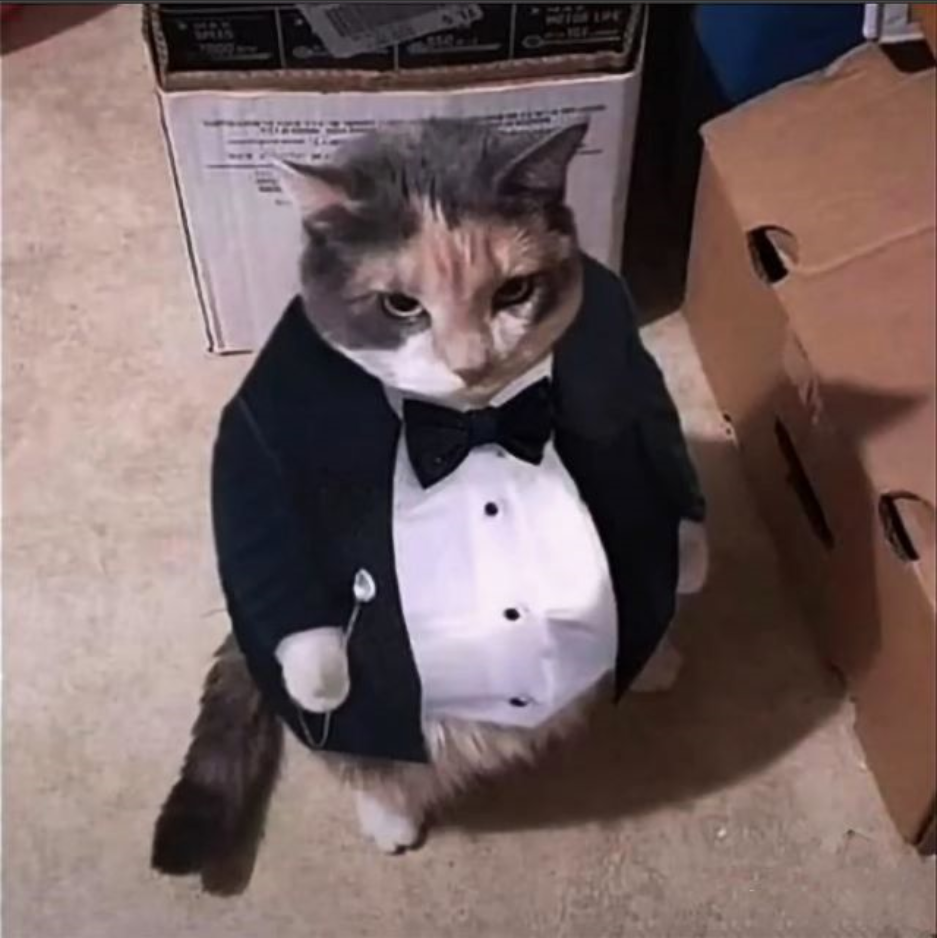
#> input picture semestre-5/Procesamiento digital de images/img/profile.png, 937 x 938 px
$ python clase.py
#> lines starting #> are read from the running program, lines starting #| are printed output that depends on the picture
### semestre-5/Procesamiento digital de images/helpers/functions.py
import copy
import numpy as np
import cv2
import matplotlib.pyplot as plt

# [4 lines left out: function render, not called in this run]

def information(img):
    print("size:",img.shape)
    print("max:",np.max(img))
    print("min:", np.min(img))

# [90 lines left out: functions segmentation, clear_img, render_with_lines, get_coordinates_of_color, create_border_of_color, draw_border and 1 more, not called in this run]

### semestre-5/Procesamiento digital de images/clase3/clase.py
import numpy as np
import cv2
import matplotlib.pyplot as plt
from helpers.functions import information


def get_greather_pixel(value):
    return np.max(value)

def convert_to_gray(values,img):
    average = np.average(values) / 100
    new_img = average * img
    return new_img


cat_img = cv2.imread("../img/profile.png")
#> cat_img is the input picture: shape (938, 937, 3); mean B, G, R 98.7, 99.8, 117.9
cat_img_channel = cat_img[:,:,(2,1,0)]

R=cat_img_channel[:,:,0]
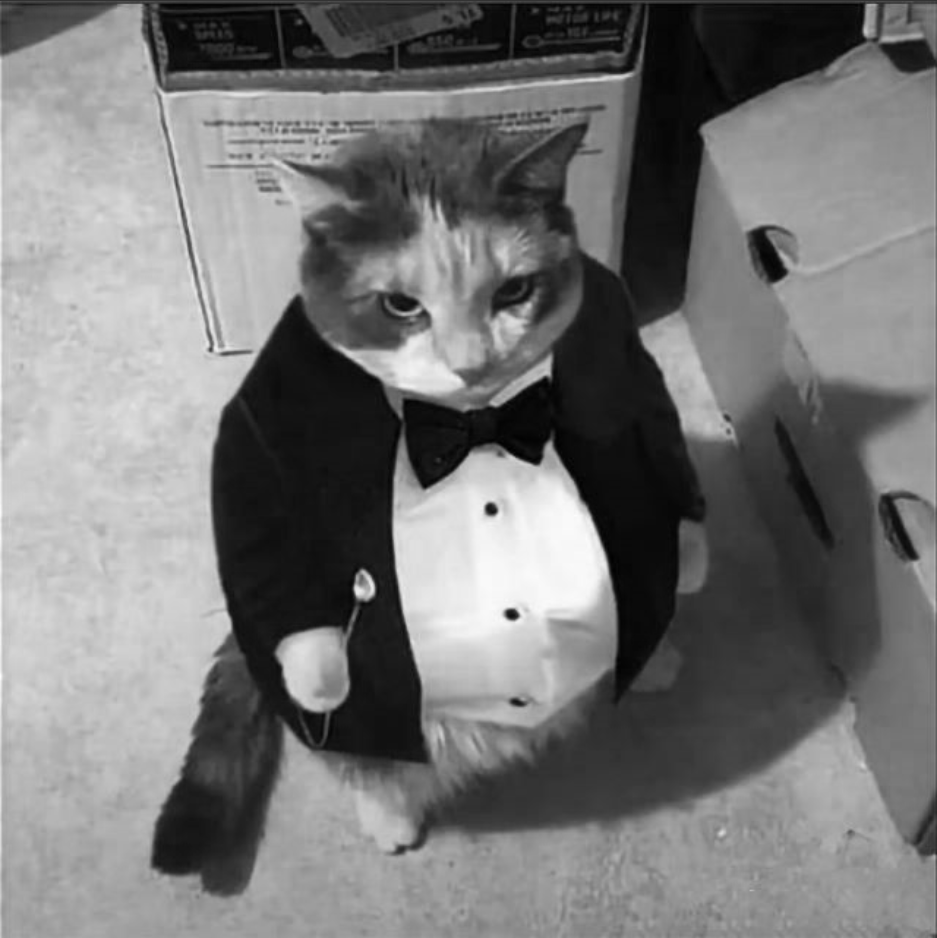
#> R: shape (938, 937); min 0, max 254, mean 117.9
G=cat_img_channel[:,:,1]
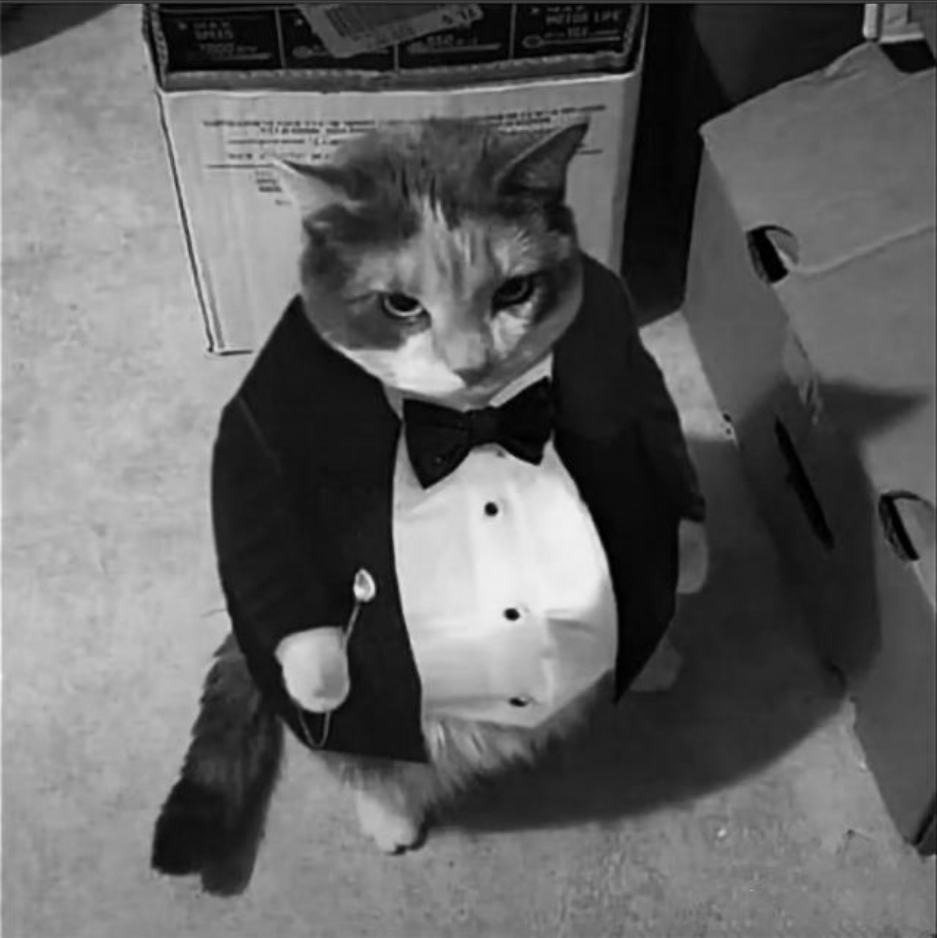
#> G: shape (938, 937); min 0, max 249, mean 99.8
B=cat_img_channel[:,:,2]
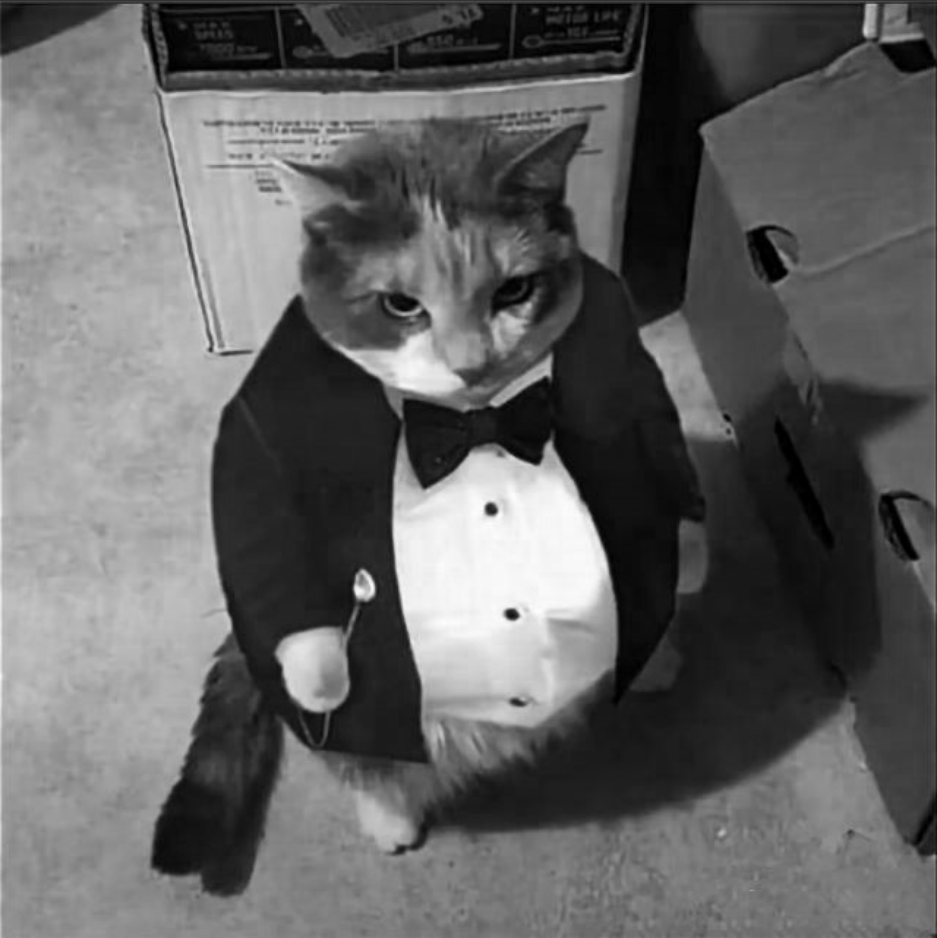
#> B: shape (938, 937); min 0, max 253, mean 98.7

information(R)
#| size: (938, 937)
#| max: 254
#| min: 0
information(G)
#| size: (938, 937)
#| max: 249
#| min: 0
information(B)
#| size: (938, 937)
#| max: 253
#| min: 0


img_gray = convert_to_gray([get_greather_pixel(R),get_greather_pixel(G),get_greather_pixel(B)],cat_img)
#> in convert_to_gray, `average = np.average(values) / 100`: average = 2.52

#RGB = np.concatenate((R,G,B), axis=1)
plt.imshow(img_gray, cmap="gray")
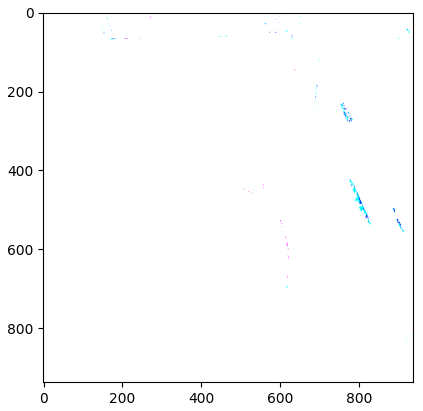
#> figure drawn by matplotlib, 1 panel; B, G, R data is drawn as R, G, B

$ run again, with semestre-5/Procesamiento digital de images/img/frutos_rojos.png copied over semestre-5/Procesamiento digital de images/img/profile.png
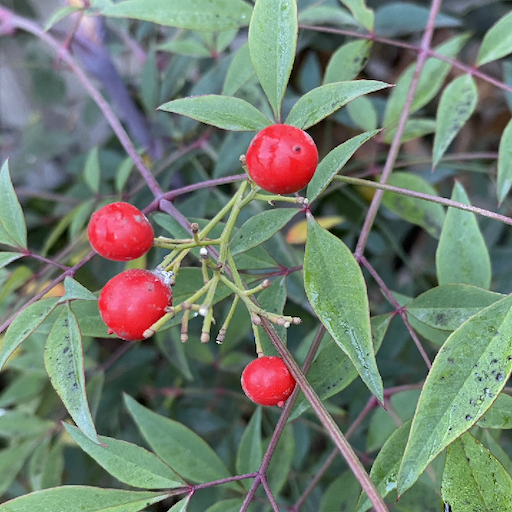
#> input picture semestre-5/Procesamiento digital de images/img/frutos_rojos.png, 512 x 512 px
#> cat_img is the input picture: shape (512, 512, 3); mean B, G, R 111.7, 125.1, 112.8
#> `B=cat_img_channel[:,:,2]`:
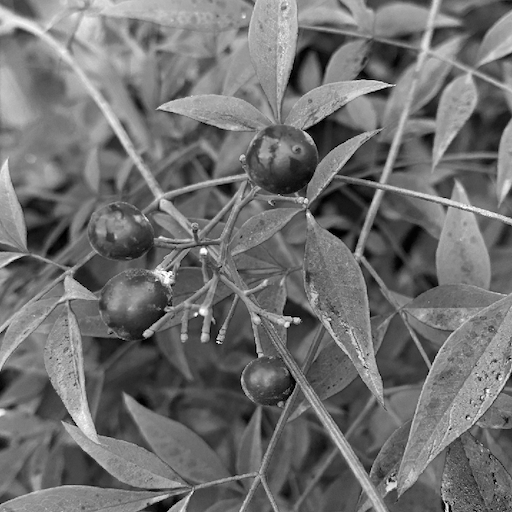
#> B: shape (512, 512); min 0, max 255, mean 111.7
#| size: (512, 512)
#| max: 255
#| min: 0
#| size: (512, 512)
#| max: 255
#| min: 0
#| size: (512, 512)
#| max: 255
#| min: 0
#> average = 2.55
#> `plt.imshow(img_gray, cmap="gray")`:
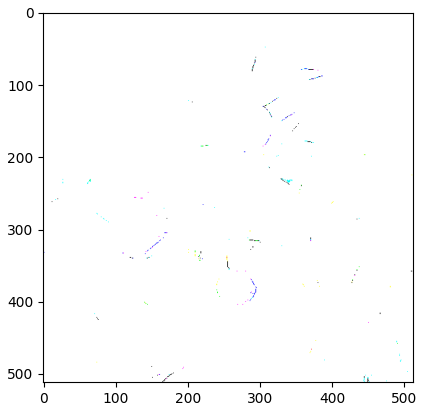
#> figure drawn by matplotlib, 1 panel; B, G, R data is drawn as R, G, B
